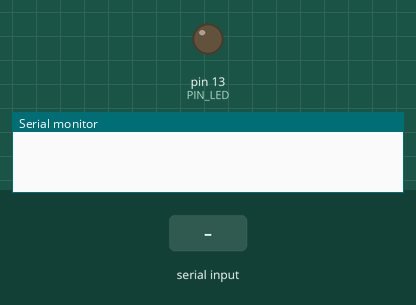
Simulated run of this sketch. Board: Arduino Uno, built with avr-gcc and run on an emulated ATmega328P. On the bench: output pins drawn as LEDs (lit = HIGH), the last lines printed to the serial monitor. Dashed ring = blinking. The test bench sets the inputs (shaded band).

Above: at 1.2 s.
1.3 s: "90,45\n" received over Serial
At 1.4 s:
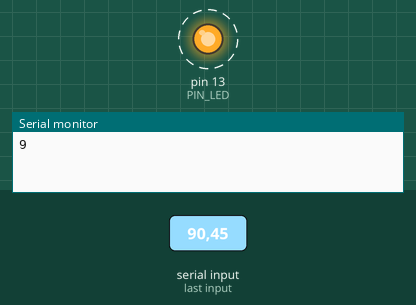
Timing chart, 0 to 10.3 s (numbered marks = the images above; inputs shaded):
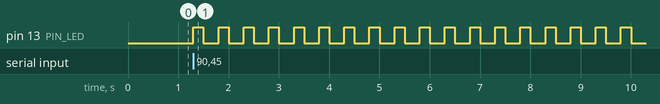

Measured:
- after the input at 1.3 s, pin 13 (PIN_LED): alternates HIGH for 0.20 s and LOW for 0.30 s, starting at once

The sketch:

InputBlink.ino
```cpp
#define SERIAL_BPS (9600)
#define PIN_LED (13)
#define LED_ON_TIME (200)   // in msec
#define LED_OFF_TIME (300)  // in msec

// int userInput() {
//   if (Serial.available()) {
//     char ch = Serial.read();
//     int i = String(ch).toInt();
//     return i;
//   }
//   return -1;
// }

int userInput() {
  while (!Serial.available())
    ;
  char ch = Serial.read();
  int i = String(ch).toInt();
  return i;
}

void blinkLed() {
  digitalWrite(PIN_LED, HIGH);  // 13번 디지털 포트에 HIGH 전압(5V) 출력
  delay(LED_ON_TIME);
  digitalWrite(PIN_LED, LOW);  // 13번 디지털 포트에 LOW 전압(0V, GND) 출력
  delay(LED_OFF_TIME);
}

void setup() {
  // put your setup code here, to run once:
  Serial.begin(SERIAL_BPS);
  pinMode(PIN_LED, OUTPUT);    // 13번 디지털 포트를 출력으로 설정
  digitalWrite(PIN_LED, LOW);  // LED off로 초기화
}

void loop() {
  // put your main code here, to run repeatedly:
  int count = userInput();
  Serial.println(count);
  for (int i = 0; i < count; i++)
    blinkLed();
  //delay(1000);
}
```
